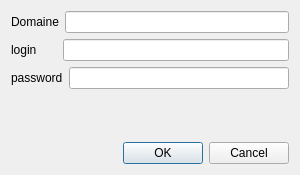
<?xml version="1.0" encoding="UTF-8"?>
<ui version="4.0">
 <class>Password</class>
 <widget class="QDialog" name="Password">
  <property name="geometry">
   <rect>
    <x>0</x>
    <y>0</y>
    <width>300</width>
    <height>175</height>
   </rect>
  </property>
  <property name="sizePolicy">
   <sizepolicy hsizetype="Fixed" vsizetype="Fixed">
    <horstretch>0</horstretch>
    <verstretch>0</verstretch>
   </sizepolicy>
  </property>
  <property name="minimumSize">
   <size>
    <width>300</width>
    <height>175</height>
   </size>
  </property>
  <property name="maximumSize">
   <size>
    <width>300</width>
    <height>175</height>
   </size>
  </property>
  <property name="windowTitle">
   <string>Password</string>
  </property>
  <property name="sizeGripEnabled">
   <bool>false</bool>
  </property>
  <layout class="QVBoxLayout" name="verticalLayout">
   <item>
    <layout class="QHBoxLayout" name="horizontalLayout">
     <item>
      <widget class="QLabel" name="label">
       <property name="sizePolicy">
        <sizepolicy hsizetype="Fixed" vsizetype="Preferred">
         <horstretch>0</horstretch>
         <verstretch>0</verstretch>
        </sizepolicy>
       </property>
       <property name="minimumSize">
        <size>
         <width>46</width>
         <height>0</height>
        </size>
       </property>
       <property name="text">
        <string>Domaine</string>
       </property>
      </widget>
     </item>
     <item>
      <widget class="QLineEdit" name="dom_input"/>
     </item>
    </layout>
   </item>
   <item>
    <layout class="QHBoxLayout" name="horizontalLayout_2">
     <item>
      <widget class="QLabel" name="label_2">
       <property name="sizePolicy">
        <sizepolicy hsizetype="Fixed" vsizetype="Preferred">
         <horstretch>0</horstretch>
         <verstretch>0</verstretch>
        </sizepolicy>
       </property>
       <property name="minimumSize">
        <size>
         <width>46</width>
         <height>0</height>
        </size>
       </property>
       <property name="text">
        <string>login</string>
       </property>
      </widget>
     </item>
     <item>
      <widget class="QLineEdit" name="login_input"/>
     </item>
    </layout>
   </item>
   <item>
    <layout class="QHBoxLayout" name="horizontalLayout_3">
     <item>
      <widget class="QLabel" name="label_3">
       <property name="sizePolicy">
        <sizepolicy hsizetype="Fixed" vsizetype="Preferred">
         <horstretch>0</horstretch>
         <verstretch>0</verstretch>
        </sizepolicy>
       </property>
       <property name="minimumSize">
        <size>
         <width>46</width>
         <height>0</height>
        </size>
       </property>
       <property name="text">
        <string>password</string>
       </property>
      </widget>
     </item>
     <item>
      <widget class="QLineEdit" name="password_input">
       <property name="echoMode">
        <enum>QLineEdit::Password</enum>
       </property>
      </widget>
     </item>
    </layout>
   </item>
   <item>
    <spacer name="verticalSpacer">
     <property name="orientation">
      <enum>Qt::Vertical</enum>
     </property>
     <property name="sizeHint" stdset="0">
      <size>
       <width>20</width>
       <height>40</height>
      </size>
     </property>
    </spacer>
   </item>
   <item>
    <layout class="QHBoxLayout" name="horizontalLayout_4">
     <item>
      <spacer name="horizontalSpacer_4">
       <property name="orientation">
        <enum>Qt::Horizontal</enum>
       </property>
       <property name="sizeHint" stdset="0">
        <size>
         <width>40</width>
         <height>20</height>
        </size>
       </property>
      </spacer>
     </item>
     <item>
      <widget class="QPushButton" name="OK_button">
       <property name="text">
        <string>OK</string>
       </property>
      </widget>
     </item>
     <item>
      <widget class="QPushButton" name="cancel_button">
       <property name="text">
        <string>Cancel</string>
       </property>
      </widget>
     </item>
    </layout>
   </item>
  </layout>
 </widget>
 <resources/>
 <connections/>
</ui>
